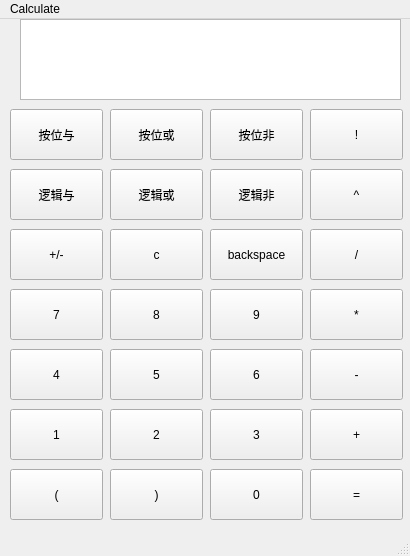
<?xml version="1.0" encoding="UTF-8"?>
<ui version="4.0">
 <class>MainWindow</class>
 <widget class="QMainWindow" name="MainWindow">
  <property name="geometry">
   <rect>
    <x>0</x>
    <y>0</y>
    <width>410</width>
    <height>556</height>
   </rect>
  </property>
  <property name="windowTitle">
   <string>MainWindow</string>
  </property>
  <widget class="QWidget" name="centralwidget">
   <widget class="QPushButton" name="multiplication">
    <property name="geometry">
     <rect>
      <x>310</x>
      <y>270</y>
      <width>93</width>
      <height>51</height>
     </rect>
    </property>
    <property name="text">
     <string>*</string>
    </property>
   </widget>
   <widget class="QPushButton" name="plus">
    <property name="geometry">
     <rect>
      <x>310</x>
      <y>390</y>
      <width>93</width>
      <height>51</height>
     </rect>
    </property>
    <property name="text">
     <string>+</string>
    </property>
   </widget>
   <widget class="QPushButton" name="minus">
    <property name="geometry">
     <rect>
      <x>310</x>
      <y>330</y>
      <width>93</width>
      <height>51</height>
     </rect>
    </property>
    <property name="text">
     <string>-</string>
    </property>
   </widget>
   <widget class="QPushButton" name="num1">
    <property name="geometry">
     <rect>
      <x>10</x>
      <y>390</y>
      <width>93</width>
      <height>51</height>
     </rect>
    </property>
    <property name="text">
     <string>1</string>
    </property>
   </widget>
   <widget class="QPushButton" name="backspace">
    <property name="geometry">
     <rect>
      <x>210</x>
      <y>210</y>
      <width>93</width>
      <height>51</height>
     </rect>
    </property>
    <property name="text">
     <string>backspace</string>
    </property>
   </widget>
   <widget class="QPushButton" name="num5">
    <property name="geometry">
     <rect>
      <x>110</x>
      <y>330</y>
      <width>93</width>
      <height>51</height>
     </rect>
    </property>
    <property name="text">
     <string>5</string>
    </property>
   </widget>
   <widget class="QPushButton" name="num4">
    <property name="geometry">
     <rect>
      <x>10</x>
      <y>330</y>
      <width>93</width>
      <height>51</height>
     </rect>
    </property>
    <property name="text">
     <string>4</string>
    </property>
   </widget>
   <widget class="QPushButton" name="num8">
    <property name="geometry">
     <rect>
      <x>110</x>
      <y>270</y>
      <width>93</width>
      <height>51</height>
     </rect>
    </property>
    <property name="text">
     <string>8</string>
    </property>
   </widget>
   <widget class="QPushButton" name="division">
    <property name="geometry">
     <rect>
      <x>310</x>
      <y>210</y>
      <width>93</width>
      <height>51</height>
     </rect>
    </property>
    <property name="text">
     <string>/</string>
    </property>
   </widget>
   <widget class="QPushButton" name="clear">
    <property name="geometry">
     <rect>
      <x>110</x>
      <y>210</y>
      <width>93</width>
      <height>51</height>
     </rect>
    </property>
    <property name="text">
     <string>c</string>
    </property>
   </widget>
   <widget class="QPushButton" name="power">
    <property name="geometry">
     <rect>
      <x>310</x>
      <y>150</y>
      <width>93</width>
      <height>51</height>
     </rect>
    </property>
    <property name="text">
     <string>^</string>
    </property>
   </widget>
   <widget class="QPushButton" name="num2">
    <property name="geometry">
     <rect>
      <x>110</x>
      <y>390</y>
      <width>93</width>
      <height>51</height>
     </rect>
    </property>
    <property name="text">
     <string>2</string>
    </property>
   </widget>
   <widget class="QPushButton" name="num0">
    <property name="geometry">
     <rect>
      <x>210</x>
      <y>450</y>
      <width>93</width>
      <height>51</height>
     </rect>
    </property>
    <property name="text">
     <string>0</string>
    </property>
   </widget>
   <widget class="QPushButton" name="num3">
    <property name="geometry">
     <rect>
      <x>210</x>
      <y>390</y>
      <width>93</width>
      <height>51</height>
     </rect>
    </property>
    <property name="text">
     <string>3</string>
    </property>
   </widget>
   <widget class="QPushButton" name="num7">
    <property name="geometry">
     <rect>
      <x>10</x>
      <y>270</y>
      <width>93</width>
      <height>51</height>
     </rect>
    </property>
    <property name="text">
     <string>7</string>
    </property>
   </widget>
   <widget class="QPushButton" name="leftparenthesis">
    <property name="geometry">
     <rect>
      <x>10</x>
      <y>450</y>
      <width>93</width>
      <height>51</height>
     </rect>
    </property>
    <property name="text">
     <string>(</string>
    </property>
   </widget>
   <widget class="QPushButton" name="num9">
    <property name="geometry">
     <rect>
      <x>210</x>
      <y>270</y>
      <width>93</width>
      <height>51</height>
     </rect>
    </property>
    <property name="text">
     <string>9</string>
    </property>
   </widget>
   <widget class="QPushButton" name="nagete">
    <property name="geometry">
     <rect>
      <x>10</x>
      <y>210</y>
      <width>93</width>
      <height>51</height>
     </rect>
    </property>
    <property name="text">
     <string>+/-</string>
    </property>
   </widget>
   <widget class="QPushButton" name="equal">
    <property name="geometry">
     <rect>
      <x>310</x>
      <y>450</y>
      <width>93</width>
      <height>51</height>
     </rect>
    </property>
    <property name="text">
     <string>=</string>
    </property>
   </widget>
   <widget class="QPushButton" name="num6">
    <property name="geometry">
     <rect>
      <x>210</x>
      <y>330</y>
      <width>93</width>
      <height>51</height>
     </rect>
    </property>
    <property name="text">
     <string>6</string>
    </property>
   </widget>
   <widget class="QTextEdit" name="textEdit">
    <property name="geometry">
     <rect>
      <x>20</x>
      <y>0</y>
      <width>381</width>
      <height>81</height>
     </rect>
    </property>
   </widget>
   <widget class="QPushButton" name="logicnot">
    <property name="geometry">
     <rect>
      <x>210</x>
      <y>150</y>
      <width>93</width>
      <height>51</height>
     </rect>
    </property>
    <property name="text">
     <string>逻辑非</string>
    </property>
   </widget>
   <widget class="QPushButton" name="factorial">
    <property name="geometry">
     <rect>
      <x>310</x>
      <y>90</y>
      <width>93</width>
      <height>51</height>
     </rect>
    </property>
    <property name="text">
     <string>!</string>
    </property>
   </widget>
   <widget class="QPushButton" name="logicand">
    <property name="geometry">
     <rect>
      <x>10</x>
      <y>150</y>
      <width>93</width>
      <height>51</height>
     </rect>
    </property>
    <property name="text">
     <string>逻辑与</string>
    </property>
   </widget>
   <widget class="QPushButton" name="logicor">
    <property name="geometry">
     <rect>
      <x>110</x>
      <y>150</y>
      <width>93</width>
      <height>51</height>
     </rect>
    </property>
    <property name="text">
     <string>逻辑或</string>
    </property>
   </widget>
   <widget class="QPushButton" name="NOT">
    <property name="geometry">
     <rect>
      <x>210</x>
      <y>90</y>
      <width>93</width>
      <height>51</height>
     </rect>
    </property>
    <property name="text">
     <string>按位非</string>
    </property>
   </widget>
   <widget class="QPushButton" name="AND">
    <property name="geometry">
     <rect>
      <x>10</x>
      <y>90</y>
      <width>93</width>
      <height>51</height>
     </rect>
    </property>
    <property name="text">
     <string>按位与</string>
    </property>
   </widget>
   <widget class="QPushButton" name="OR">
    <property name="geometry">
     <rect>
      <x>110</x>
      <y>90</y>
      <width>93</width>
      <height>51</height>
     </rect>
    </property>
    <property name="text">
     <string>按位或</string>
    </property>
   </widget>
   <widget class="QPushButton" name="rightparenthesis">
    <property name="geometry">
     <rect>
      <x>110</x>
      <y>450</y>
      <width>93</width>
      <height>51</height>
     </rect>
    </property>
    <property name="text">
     <string>)</string>
    </property>
   </widget>
  </widget>
  <widget class="QMenuBar" name="menubar">
   <property name="geometry">
    <rect>
     <x>0</x>
     <y>0</y>
     <width>410</width>
     <height>26</height>
    </rect>
   </property>
   <widget class="QMenu" name="menu">
    <property name="title">
     <string>Calculate</string>
    </property>
   </widget>
   <addaction name="menu"/>
  </widget>
  <widget class="QStatusBar" name="statusbar"/>
 </widget>
 <resources/>
 <connections/>
</ui>
